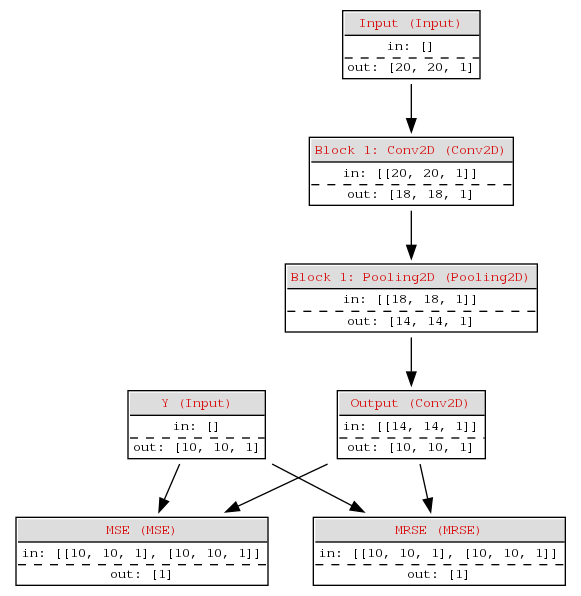

Recreate this plot in Python.
import sys
import os
import numpy as np
import matplotlib.pylab as plt

sys.path.append(os.path.dirname(__file__)+"../../../")
from scratchnetwork import Network
from scratchnetwork.layers import Input
from scratchnetwork.layers import Conv2D
from scratchnetwork.layers import Pooling2D
from scratchnetwork.losses import MSE
from scratchnetwork.metrics import MRSE
from scratchnetwork.optimizers import SGD
from scipy import signal
from scipy import ndimage
from scipy import misc
net = Network()
inputX = net.Node("Input", Input, [20, 20, 1])
inputY = net.Node("Y", Input, [10, 10, 1])

N1 = net.Node("Block 1: Conv2D", Conv2D, 1, (3, 3), (1, 1), 'valid')
N2 = net.Node("Block 1: Pooling2D", Pooling2D, 'max', (5, 5), (1, 1), 'valid')
N3 = net.Node("Output", Conv2D, 1, (5, 5), (1, 1), 'valid')

L1 = net.Node("MSE", MSE)
M1 = net.Node("MRSE", MRSE)

inputX.addNext(N1)
N1.addNext(N2)
N2.addNext(N3)

L1.addPrev(N3)
L1.addPrev(inputY)

M1.addPrev(N3)
M1.addPrev(inputY)

net.compile(inputs=[inputX], outputs=[N3], losses=[L1], metrics=[M1], optimizer=SGD(lr=0.1, clip_norm=1))
net.plot(os.path.basename(sys.argv[0]).split(".")[0]+".png")

# Llenamos
a = 2*(np.random.rand(1000, 20, 20, 1) - 0.5)
b = 5*net.predict({'Input': a})['Output']

batch_size = 20
batch_index = 0

for i in range(10000):
	Xaux = a[batch_index:(batch_index + batch_size)]
	Yaux = b[batch_index:(batch_index + batch_size)]
	net.train_batch({'Input': Xaux}, {'Y': Yaux})

	batch_index += batch_size
	if batch_index >= a.shape[0]:
		batch_index = 0
	if i % 500 == 0:
		net.monitoring()
out = net.predict({'Input': a})
print(np.transpose(np.vstack((out['Output'].flatten(), b.flatten()))))
